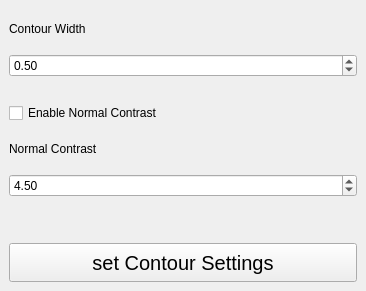
<?xml version="1.0" encoding="UTF-8"?>
<ui version="4.0">
 <class>ContourCtrls</class>
 <widget class="QDockWidget" name="ContourCtrls">
  <property name="geometry">
   <rect>
    <x>0</x>
    <y>0</y>
    <width>366</width>
    <height>291</height>
   </rect>
  </property>
  <property name="windowTitle">
   <string>Contour Settings</string>
  </property>
  <widget class="QWidget" name="contourCtrls_dockWidgetContents">
   <layout class="QVBoxLayout" name="verticalLayout_2">
    <item>
     <layout class="QVBoxLayout" name="verticalLayout">
      <item>
       <widget class="QLabel" name="contourWidth_label">
        <property name="text">
         <string>Contour Width</string>
        </property>
       </widget>
      </item>
      <item>
       <widget class="QDoubleSpinBox" name="contourWidth_spinBox">
        <property name="maximum">
         <double>100.000000000000000</double>
        </property>
        <property name="singleStep">
         <double>0.100000000000000</double>
        </property>
        <property name="value">
         <double>0.500000000000000</double>
        </property>
       </widget>
      </item>
      <item>
       <spacer name="verticalSpacer_2">
        <property name="orientation">
         <enum>Qt::Vertical</enum>
        </property>
        <property name="sizeType">
         <enum>QSizePolicy::Fixed</enum>
        </property>
        <property name="sizeHint" stdset="0">
         <size>
          <width>20</width>
          <height>20</height>
         </size>
        </property>
       </spacer>
      </item>
      <item>
       <widget class="QCheckBox" name="enableNormaContrast_checkBox">
        <property name="text">
         <string>Enable Normal Contrast</string>
        </property>
       </widget>
      </item>
      <item>
       <widget class="QLabel" name="normalContrast_label">
        <property name="text">
         <string>Normal Contrast</string>
        </property>
       </widget>
      </item>
      <item>
       <widget class="QDoubleSpinBox" name="normalContrast_spinBox">
        <property name="maximum">
         <double>360.000000000000000</double>
        </property>
        <property name="singleStep">
         <double>0.100000000000000</double>
        </property>
        <property name="value">
         <double>4.500000000000000</double>
        </property>
       </widget>
      </item>
      <item>
       <spacer name="verticalSpacer">
        <property name="orientation">
         <enum>Qt::Vertical</enum>
        </property>
        <property name="sizeType">
         <enum>QSizePolicy::Preferred</enum>
        </property>
        <property name="sizeHint" stdset="0">
         <size>
          <width>20</width>
          <height>40</height>
         </size>
        </property>
       </spacer>
      </item>
      <item>
       <widget class="QPushButton" name="setSettings_pushButton">
        <property name="maximumSize">
         <size>
          <width>16777215</width>
          <height>50</height>
         </size>
        </property>
        <property name="font">
         <font>
          <pointsize>15</pointsize>
         </font>
        </property>
        <property name="text">
         <string>set Contour Settings</string>
        </property>
       </widget>
      </item>
     </layout>
    </item>
   </layout>
  </widget>
 </widget>
 <resources/>
 <connections/>
</ui>
